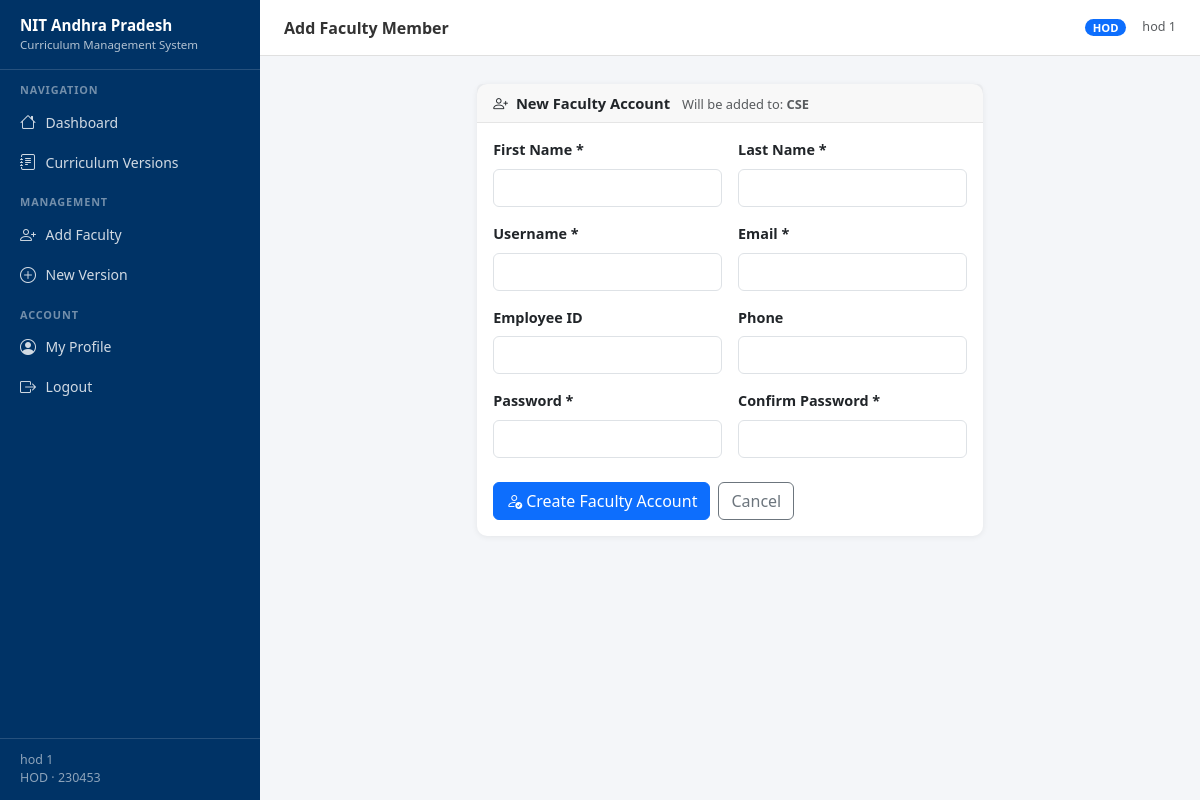
Screenshot of /accounts/faculty/create/ (signed in) with the database file from the repository.
### accounts/models.py (models this page shows, shortened)
class Profile(models.Model):
    ROLE_ADMIN = 'ADMIN'
    ROLE_HOD = 'HOD'
    ROLE_FACULTY = 'FACULTY'
    ROLE_CHOICES = [
        (ROLE_ADMIN, 'Admin'),
        (ROLE_HOD, 'HOD'),
        (ROLE_FACULTY, 'Faculty'),
    ]
    user = models.OneToOneField(User, on_delete=models.CASCADE, related_name='profile')
    role = models.CharField(max_length=20, choices=ROLE_CHOICES)
    department = models.ForeignKey(
        Department,
        on_delete=models.SET_NULL,
        null=True,
        blank=True,
        related_name='profiles'
    )
    employee_id = models.CharField(max_length=50, blank=True)
    phone = models.CharField(max_length=20, blank=True)
    created_at = models.DateTimeField(auto_now_add=True)
    class Meta:
        ordering = ['user__last_name', 'user__first_name']
    @property
    def is_admin(self):
        return self.role == self.ROLE_ADMIN
    @property
    def is_hod(self):
        return self.role == self.ROLE_HOD
    @property
    def display_name(self):
        full = self.user.get_full_name()
        return full if full.strip() else self.user.username

class Department(models.Model):
    name = models.CharField(max_length=200)
    code = models.CharField(max_length=20, unique=True)
    degree = models.CharField(max_length=100, default='B.Tech')
    created_at = models.DateTimeField(auto_now_add=True)
    updated_at = models.DateTimeField(auto_now=True)
    class Meta:
        ordering = ['name']

### accounts/views.py (the view)
        @login_required
        def wrapper(request, *args, **kwargs):
            profile = get_profile_or_403(request)
            if profile is None or profile.role not in roles:
                return HttpResponseForbidden(
                    "<h2>403 Forbidden</h2><p>You do not have permission to access this page.</p>"
                )
            return view_func(request, *args, **kwargs)

### accounts/forms.py (shortened to what this page needs)
class CreateFacultyForm(forms.Form):
    first_name = forms.CharField(
        max_length=150,
        widget=forms.TextInput(attrs={'class': 'form-control'})
    )
    last_name = forms.CharField(
        max_length=150,
        widget=forms.TextInput(attrs={'class': 'form-control'})
    )
    username = forms.CharField(
        max_length=150,
        widget=forms.TextInput(attrs={'class': 'form-control'})
    )
    email = forms.EmailField(
        widget=forms.EmailInput(attrs={'class': 'form-control'})
    )
    employee_id = forms.CharField(
        max_length=50,
        required=False,
        widget=forms.TextInput(attrs={'class': 'form-control'})
    )
    phone = forms.CharField(
        max_length=20,
        required=False,
        widget=forms.TextInput(attrs={'class': 'form-control'})
    )
    password1 = forms.CharField(
        label='Password',
        widget=forms.PasswordInput(attrs={'class': 'form-control'})
    )
    password2 = forms.CharField(
        label='Confirm Password',
        widget=forms.PasswordInput(attrs={'class': 'form-control'})
    )

### accounts/views.py (called while the page is built)
def get_profile_or_403(request):
    try:
        return request.user.profile
    except Profile.DoesNotExist:
        return None

def require_role(*roles):
    def decorator(view_func):
        @login_required
        def wrapper(request, *args, **kwargs):
            profile = get_profile_or_403(request)
            if profile is None or profile.role not in roles:
                return HttpResponseForbidden(
                    "<h2>403 Forbidden</h2><p>You do not have permission to access this page.</p>"
                )
            return view_func(request, *args, **kwargs)
        return wrapper
    return decorator

@require_role(Profile.ROLE_HOD)
def create_faculty(request):
    profile = request.user.profile
    form = CreateFacultyForm(request.POST or None)
    if request.method == 'POST' and form.is_valid():
        user = form.save(department=profile.department)
        messages.success(request, f"Faculty account created for {user.get_full_name()}.")
        return redirect('accounts:hod_dashboard')
    return render(request, 'accounts/register_faculty.html', {'form': form})

### templates/accounts/register_faculty.html (shortened to what this page needs)
{% extends "base.html" %}
{% block page_title %}Add Faculty Member{% endblock %}
{% block content %}
<div class="row justify-content-center">
  <div class="col-lg-7">
    <div class="card">
      <div class="card-header">
        <i class="bi bi-person-plus me-2"></i>New Faculty Account
        <span class="text-muted fw-normal small ms-2">
          Will be added to: <strong>{{ request.user.profile.department.name }}</strong>
        </span>
      </div>
      <div class="card-body">
        <form method="post" novalidate>
          <div class="row g-3">
            <div class="col-md-6">
              <label class="form-label fw-semibold">First Name *</label>
              {{ form.first_name }}
            </div>
            <div class="col-md-6">
              <label class="form-label fw-semibold">Last Name *</label>
              {{ form.last_name }}
            </div>
            <div class="col-md-6">
              <label class="form-label fw-semibold">Username *</label>
              {{ form.username }}
            </div>
            <div class="col-md-6">
              <label class="form-label fw-semibold">Email *</label>
              {{ form.email }}
            </div>
            <div class="col-md-6">
              <label class="form-label fw-semibold">Employee ID</label>
              {{ form.employee_id }}
            </div>
            <div class="col-md-6">
              <label class="form-label fw-semibold">Phone</label>
              {{ form.phone }}
            </div>
            <div class="col-md-6">
              <label class="form-label fw-semibold">Password *</label>
              {{ form.password1 }}
            </div>
            <div class="col-md-6">
              <label class="form-label fw-semibold">Confirm Password *</label>
              {{ form.password2 }}
            </div>
          </div>
          <div class="d-flex gap-2 mt-4">
            <button type="submit" class="btn btn-primary">
              <i class="bi bi-person-check me-1"></i>Create Faculty Account
            </button>
            <a href="{% url 'accounts:hod_dashboard' %}" class="btn btn-outline-secondary">Cancel</a>
          </div>
        </form>
      </div>
    </div>
  </div>
</div>
{% endblock %}

### templates/base.html (shortened to what this page needs)
<!DOCTYPE html>
<html lang="en">
<head>
  <link href="https://cdn.jsdelivr.net/npm/bootstrap@5.3.3/dist/css/bootstrap.min.css" rel="stylesheet" />
  <link href="https://cdn.jsdelivr.net/npm/bootstrap-icons@1.11.3/font/bootstrap-icons.min.css" rel="stylesheet" />
</head>
<body>
<nav id="sidebar">
  <div class="brand">
    <div class="brand-title">NIT Andhra Pradesh</div>
    <div class="brand-sub">Curriculum Management System</div>
  </div>
  {% if user.is_authenticated %}
    {% with profile=user.profile %}
    <div class="nav-section-label">Navigation</div>
    <a href="{% url 'accounts:dashboard' %}" class="nav-link {% block nav_dashboard %}{% endblock %}">
      <i class="bi bi-house"></i> Dashboard
    </a>
    <a href="{% url 'curriculum:version_list' %}" class="nav-link {% block nav_curriculum %}{% endblock %}">
      <i class="bi bi-journal-text"></i> Curriculum Versions
    </a>
    {% if profile.is_admin or profile.is_hod %}
    <div class="nav-section-label">Management</div>
      {% if profile.is_hod %}
      <a href="{% url 'accounts:create_faculty' %}" class="nav-link">
        <i class="bi bi-person-plus"></i> Add Faculty
      </a>
      <a href="{% url 'curriculum:version_create' %}" class="nav-link">
        <i class="bi bi-plus-circle"></i> New Version
      </a>
      {% endif %}
    {% endif %}
    <div class="nav-section-label">Account</div>
    <a href="{% url 'accounts:edit_profile' %}" class="nav-link">
      <i class="bi bi-person-circle"></i> My Profile
    </a>
    <a href="{% url 'accounts:logout' %}" class="nav-link">
      <i class="bi bi-box-arrow-right"></i> Logout
    </a>
    <div class="sidebar-footer">
      <div>{{ profile.display_name }}</div>
      <div>{{ profile.get_role_display }}
        {% if profile.department %}· {{ profile.department.code }}{% endif %}
      </div>
    </div>
    {% endwith %}
  {% endif %}
</nav>
<div id="topbar">
  <span class="page-title">{% block page_title %}Dashboard{% endblock %}</span>
  {% if user.is_authenticated %}
    {% with profile=user.profile %}
    {% if profile.is_admin %}
      <span class="badge badge-role bg-danger">ADMIN</span>
    {% elif profile.is_hod %}
      <span class="badge badge-role bg-primary">HOD</span>
    {% else %}
      <span class="badge badge-role bg-secondary">FACULTY</span>
    {% endif %}
    <span class="text-muted small d-none d-sm-inline">{{ user.get_full_name|default:user.username }}</span>
    {% endwith %}
  {% endif %}
</div>
<div id="main-content">
  {% block content %}{% endblock %}
</div>
</body>
</html>

### templates/base.html (style rules this page uses)
:root { --sidebar-width: 260px; --topbar-height: 56px; --primary: #003366; --primary-light: #e8f0fb; --accent: #c8102e; --text-muted-custom: #6c757d; }
body { background: #f4f6f9; font-family: 'Segoe UI', sans-serif; font-size: 0.9rem; }
#sidebar { position: fixed; top: 0; left: 0; width: var(--sidebar-width); height: 100vh; background: var(--primary); display: flex; flex-direction: column; z-index: 1040; transition: transform 0.3s ease; overflow-y: auto; }
#sidebar .brand { padding: 1rem 1.25rem; border-bottom: 1px solid rgba(255,255,255,0.15); color: #fff; }
#sidebar .brand-title { font-size: 0.95rem; font-weight: 700; line-height: 1.3; }
#sidebar .brand-sub { font-size: 0.72rem; opacity: 0.7; }
#sidebar .nav-section-label { padding: 0.75rem 1.25rem 0.25rem; font-size: 0.68rem; font-weight: 700; text-transform: uppercase; letter-spacing: 0.08em; color: rgba(255,255,255,0.45); }
#sidebar .nav-link { padding: 0.5rem 1.25rem; color: rgba(255,255,255,0.82); border-radius: 0; display: flex; align-items: center; gap: 0.6rem; font-size: 0.875rem; transition: background 0.15s; }
#sidebar .nav-link .bi { font-size: 1rem; flex-shrink: 0; }
#sidebar .sidebar-footer { margin-top: auto; padding: 0.75rem 1.25rem; border-top: 1px solid rgba(255,255,255,0.15); font-size: 0.78rem; color: rgba(255,255,255,0.55); }
#topbar { position: fixed; top: 0; left: var(--sidebar-width); right: 0; height: var(--topbar-height); background: #fff; border-bottom: 1px solid #e0e0e0; display: flex; align-items: center; padding: 0 1.5rem; z-index: 1030; gap: 1rem; }
#topbar .page-title { font-weight: 600; font-size: 1rem; color: #333; flex: 1; }
#topbar .badge-role { font-size: 0.7rem; padding: 0.3em 0.7em; border-radius: 20px; }
#main-content { margin-left: var(--sidebar-width); margin-top: var(--topbar-height); padding: 1.75rem; min-height: calc(100vh - var(--topbar-height)); }
.card { border: none; border-radius: 10px; box-shadow: 0 1px 6px rgba(0,0,0,0.07); }
.card-header { font-weight: 600; font-size: 0.92rem; border-bottom: 1px solid rgba(0,0,0,0.08); }

### rows the page displays
Profile: display_name "hod 1", role "HOD", department.code "230453"

### other values shown
{{ user.get_full_name|default:user.username }} "hod 1"
{{ request.user.profile.department.name }} "CSE"
